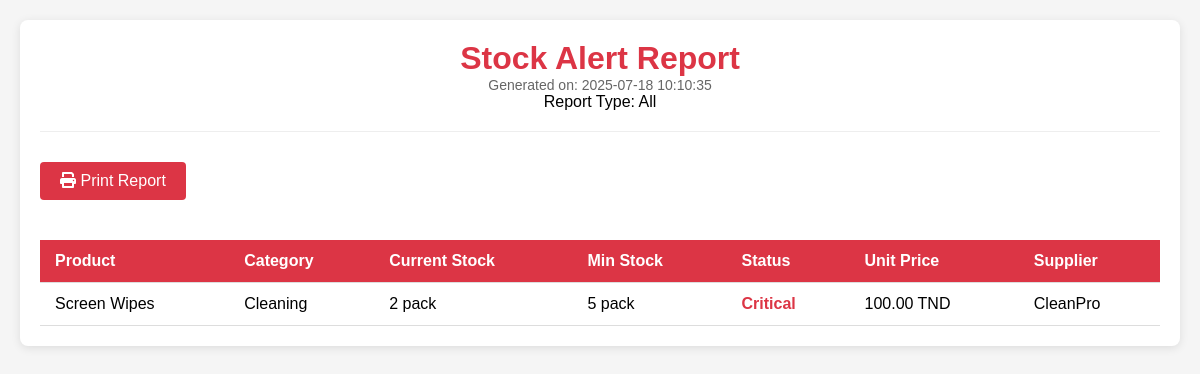
The app's page /report_view.php, older data.
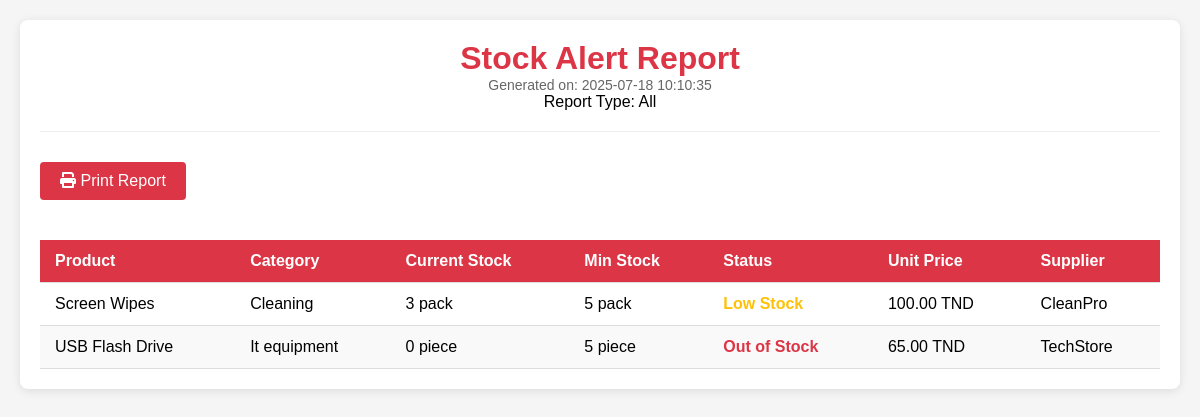
The same page, newer data.
### tables this page shows
CREATE TABLE `article` (
  `id_article` int(11) NOT NULL,
  `nom` varchar(100) NOT NULL,
  `description` text DEFAULT NULL,
  `marque` varchar(50) DEFAULT NULL,
  `id_categorie` int(11) DEFAULT NULL,
  `date_importation` datetime NOT NULL,
  `fournisseur` varchar(100) NOT NULL,
  `seuil_min` int(100) NOT NULL,
  `unit` varchar(20) NOT NULL DEFAULT 'piece',
  `current_stock` int(11) NOT NULL DEFAULT 0,
  `prix_unitaire` decimal(10,0) NOT NULL,
  `totale_achat` decimal(10,0) NOT NULL,
  `image` varchar(255) NOT NULL
);

CREATE TABLE `categories` (
  `id_categorie` int(11) NOT NULL,
  `nom_categorie` varchar(50) NOT NULL,
  `description` text DEFAULT NULL,
  `icon` varchar(50) DEFAULT NULL,
  `date_creation` datetime DEFAULT current_timestamp()
);

### report_view.php (the view, shortened to what this page needs)
<?php
$servername = "localhost";
$username = "root";
$password = "";
$dbname = "ch office track";
try {
    $pdo = new PDO("mysql:host=$servername;dbname=$dbname", $username, $password);
    $pdo->setAttribute(PDO::ATTR_ERRMODE, PDO::ERRMODE_EXCEPTION);
    $reportType = $_GET['type'] ?? 'all';
    $query = "SELECT a.*, c.nom_categorie
              FROM article a
              LEFT JOIN categories c ON a.id_categorie = c.id_categorie
              WHERE ";
    switch($reportType) {
        default:
            $query .= "(a.current_stock = 0 OR a.current_stock <= a.seuil_min)";
    }
    $stmt = $pdo->query($query);
    $products = $stmt->fetchAll(PDO::FETCH_ASSOC);
} catch(PDOException $e) {
    die("Database error: " . $e->getMessage());
}
?>
<!DOCTYPE html>
<html lang="fr">
<head>
    <link href="https://cdnjs.cloudflare.com/ajax/libs/font-awesome/6.0.0/css/all.min.css" rel="stylesheet">
</head>
<body>
    <div class="report-container">
        <div class="report-header">
            <h1 class="report-title">Stock Alert Report</h1>
            <div class="report-date">Generated on: <?php echo date('Y-m-d H:i:s'); ?></div>
            <div class="report-subtitle">Report Type: <?php echo ucfirst($reportType); ?></div>
        </div>
        <button class="print-btn" onclick="window.print()">
            <i class="fas fa-print"></i> Print Report
        </button>
        <table>
            <thead>
                <tr>
                    <th>Product</th>
                    <th>Category</th>
                    <th>Current Stock</th>
                    <th>Min Stock</th>
                    <th>Status</th>
                    <th>Unit Price</th>
                    <th>Supplier</th>
                </tr>
            </thead>
            <tbody>
                <?php foreach($products as $product): ?>
                <?php
                    $status = '';
                    $statusClass = '';
                    if ($product['current_stock'] == 0) {
                        $status = 'Out of Stock';
                        $statusClass = 'status-critical';
                    } elseif ($product['current_stock'] <= $product['seuil_min'] * 0.5) {
                        $status = 'Critical';
                        $statusClass = 'status-critical';
                    } elseif ($product['current_stock'] <= $product['seuil_min']) {
                        $status = 'Low Stock';
                        $statusClass = 'status-warning';
                    } else {
                        $status = 'Normal';
                        $statusClass = 'status-normal';
                    }
                ?>
                <tr>
                    <td><?php echo htmlspecialchars($product['nom']); ?></td>
                    <td><?php echo htmlspecialchars($product['nom_categorie']); ?></td>
                    <td><?php echo $product['current_stock'] . ' ' . htmlspecialchars($product['unit']); ?></td>
                    <td><?php echo $product['seuil_min'] . ' ' . htmlspecialchars($product['unit']); ?></td>
                    <td class="<?php echo $statusClass; ?>"><?php echo $status; ?></td>
                    <td><?php echo number_format($product['prix_unitaire'], 2); ?> TND</td>
                    <td><?php echo htmlspecialchars($product['fournisseur']); ?></td>
                </tr>
                <?php endforeach; ?>
            </tbody>
        </table>
    </div>
</body>
</html>

Row changes from the older to the newer data that the page shows:
changed article "Screen Wipes": current_stock "2" → "3"; status "Critical" → "Low Stock"
now on this page (row edited): article: nom "USB Flash Drive", id_categorie.nom_categorie "It equipment", current_stock "0", unit "piece", seuil_min "5", current_stock "Out of Stock", prix_unitaire "65.00", fournisseur "TechStore"
